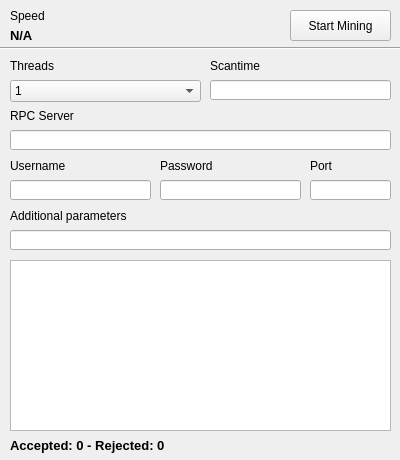
<?xml version="1.0" encoding="UTF-8"?>
<ui version="4.0">
 <class>MainWindow</class>
 <widget class="QMainWindow" name="MainWindow">
  <property name="geometry">
   <rect>
    <x>0</x>
    <y>0</y>
    <width>400</width>
    <height>460</height>
   </rect>
  </property>
  <property name="sizePolicy">
   <sizepolicy hsizetype="Fixed" vsizetype="Fixed">
    <horstretch>0</horstretch>
    <verstretch>0</verstretch>
   </sizepolicy>
  </property>
  <property name="windowTitle">
   <string>ScryptMiner GUI</string>
  </property>
  <widget class="QWidget" name="centralWidget">
   <widget class="QListWidget" name="list">
    <property name="geometry">
     <rect>
      <x>10</x>
      <y>260</y>
      <width>381</width>
      <height>171</height>
     </rect>
    </property>
    <property name="autoScrollMargin">
     <number>100000</number>
    </property>
    <property name="movement">
     <enum>QListView::Snap</enum>
    </property>
    <property name="batchSize">
     <number>10</number>
    </property>
   </widget>
   <widget class="QLabel" name="rpcUsernameLabel">
    <property name="geometry">
     <rect>
      <x>10</x>
      <y>150</y>
      <width>131</width>
      <height>31</height>
     </rect>
    </property>
    <property name="text">
     <string>Username</string>
    </property>
   </widget>
   <widget class="QLineEdit" name="usernameLine">
    <property name="geometry">
     <rect>
      <x>10</x>
      <y>180</y>
      <width>141</width>
      <height>20</height>
     </rect>
    </property>
   </widget>
   <widget class="QLineEdit" name="passwordLine">
    <property name="geometry">
     <rect>
      <x>160</x>
      <y>180</y>
      <width>141</width>
      <height>20</height>
     </rect>
    </property>
   </widget>
   <widget class="QLabel" name="rpcPasswordLabel">
    <property name="geometry">
     <rect>
      <x>160</x>
      <y>150</y>
      <width>131</width>
      <height>31</height>
     </rect>
    </property>
    <property name="text">
     <string>Password</string>
    </property>
   </widget>
   <widget class="QLineEdit" name="portLine">
    <property name="geometry">
     <rect>
      <x>310</x>
      <y>180</y>
      <width>81</width>
      <height>20</height>
     </rect>
    </property>
    <property name="maxLength">
     <number>5</number>
    </property>
   </widget>
   <widget class="QLabel" name="rpcPortLabel">
    <property name="geometry">
     <rect>
      <x>310</x>
      <y>150</y>
      <width>131</width>
      <height>31</height>
     </rect>
    </property>
    <property name="text">
     <string>Port</string>
    </property>
   </widget>
   <widget class="QLabel" name="speedTitleLabel">
    <property name="geometry">
     <rect>
      <x>10</x>
      <y>0</y>
      <width>131</width>
      <height>31</height>
     </rect>
    </property>
    <property name="text">
     <string>Speed</string>
    </property>
   </widget>
   <widget class="QLabel" name="mineSpeedLabel">
    <property name="geometry">
     <rect>
      <x>10</x>
      <y>20</y>
      <width>271</width>
      <height>31</height>
     </rect>
    </property>
    <property name="font">
     <font>
      <pointsize>10</pointsize>
      <weight>75</weight>
      <bold>true</bold>
     </font>
    </property>
    <property name="text">
     <string>N/A</string>
    </property>
   </widget>
   <widget class="QPushButton" name="startButton">
    <property name="geometry">
     <rect>
      <x>290</x>
      <y>10</y>
      <width>101</width>
      <height>31</height>
     </rect>
    </property>
    <property name="text">
     <string>Start Mining</string>
    </property>
   </widget>
   <widget class="QLabel" name="threadsLabel">
    <property name="geometry">
     <rect>
      <x>10</x>
      <y>50</y>
      <width>191</width>
      <height>31</height>
     </rect>
    </property>
    <property name="text">
     <string>Threads</string>
    </property>
   </widget>
   <widget class="QComboBox" name="threadsBox">
    <property name="geometry">
     <rect>
      <x>10</x>
      <y>80</y>
      <width>191</width>
      <height>22</height>
     </rect>
    </property>
    <item>
     <property name="text">
      <string>1</string>
     </property>
    </item>
    <item>
     <property name="text">
      <string>2</string>
     </property>
    </item>
    <item>
     <property name="text">
      <string>3</string>
     </property>
    </item>
    <item>
     <property name="text">
      <string>4</string>
     </property>
    </item>
    <item>
     <property name="text">
      <string>5</string>
     </property>
    </item>
    <item>
     <property name="text">
      <string>6</string>
     </property>
    </item>
    <item>
     <property name="text">
      <string>7</string>
     </property>
    </item>
    <item>
     <property name="text">
      <string>8</string>
     </property>
    </item>
   </widget>
   <widget class="QLabel" name="scantimeLabel">
    <property name="geometry">
     <rect>
      <x>210</x>
      <y>50</y>
      <width>181</width>
      <height>31</height>
     </rect>
    </property>
    <property name="text">
     <string>Scantime</string>
    </property>
   </widget>
   <widget class="QLineEdit" name="scantimeLine">
    <property name="geometry">
     <rect>
      <x>210</x>
      <y>80</y>
      <width>181</width>
      <height>20</height>
     </rect>
    </property>
   </widget>
   <widget class="QLineEdit" name="rpcServerLine">
    <property name="geometry">
     <rect>
      <x>10</x>
      <y>130</y>
      <width>381</width>
      <height>20</height>
     </rect>
    </property>
   </widget>
   <widget class="QLabel" name="rpcServerLabel">
    <property name="geometry">
     <rect>
      <x>10</x>
      <y>100</y>
      <width>381</width>
      <height>31</height>
     </rect>
    </property>
    <property name="text">
     <string>RPC Server</string>
    </property>
   </widget>
   <widget class="QLabel" name="shareCount">
    <property name="geometry">
     <rect>
      <x>10</x>
      <y>430</y>
      <width>381</width>
      <height>31</height>
     </rect>
    </property>
    <property name="font">
     <font>
      <pointsize>10</pointsize>
      <weight>75</weight>
      <bold>true</bold>
     </font>
    </property>
    <property name="text">
     <string>Accepted: 0 - Rejected: 0</string>
    </property>
   </widget>
   <widget class="Line" name="line">
    <property name="geometry">
     <rect>
      <x>0</x>
      <y>40</y>
      <width>411</width>
      <height>16</height>
     </rect>
    </property>
    <property name="orientation">
     <enum>Qt::Horizontal</enum>
    </property>
   </widget>
   <widget class="QLabel" name="parametersLabel">
    <property name="geometry">
     <rect>
      <x>10</x>
      <y>200</y>
      <width>131</width>
      <height>31</height>
     </rect>
    </property>
    <property name="text">
     <string>Additional parameters</string>
    </property>
   </widget>
   <widget class="QLineEdit" name="parametersLine">
    <property name="geometry">
     <rect>
      <x>10</x>
      <y>230</y>
      <width>381</width>
      <height>20</height>
     </rect>
    </property>
   </widget>
  </widget>
 </widget>
 <layoutdefault spacing="6" margin="11"/>
 <resources/>
 <connections/>
</ui>
